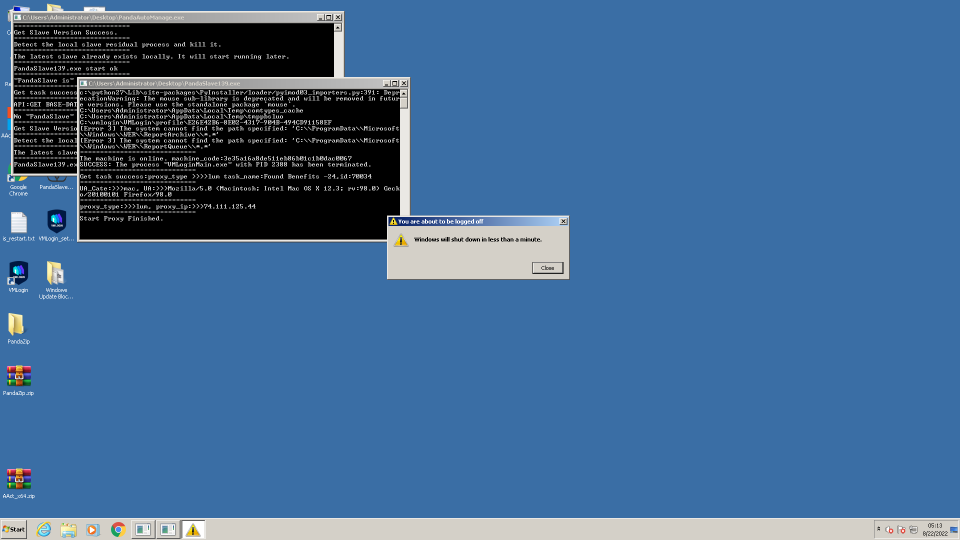
#> input picture core/Jpg/error_template/7.jpg, 1920 x 1080 px, found by its file name (shown at 1/2 size)
$ python readJpg.py
#> lines starting #> are read from the running program, lines starting #| are printed output that depends on the picture; after the words box and inside, x2 and y2 are one past the last pixel; in counts of white or black regions, pixels touching at a corner belong together
# -*- coding:utf-8 -*-
# @time:2022/8/2313:59
# @author:LX
# @file:readJpg.py
# @software:PyCharm

import re
import os
from PIL import Image,ImageChops
import cv2
import threading

# 图片处理
# Hash值对比
# [35 lines left out: functions cmpHash, aHash, not called in this run]

# 图片类
class Jpg:
    # [7 lines left out: function __init__, not called in this run]

    # 添加图片读取目录
    def addImageReadFolder(self, path:list):
        self.__image_folder_path.extend(path)

    # 加载图片
    # [9 lines left out: function loadImage, not called in this run]

    # 获取目录数量
    def getFolderCount(self)->int:
        return len(self.__image_path)

    # 图片数量
    # [9 lines left out: function imageCount, not called in this run]

    # 获取图片数量字典形式
    def ImageCountDict(self)->dict:
        return self.__count

    # 从图片路径中获取编号
    def imageToNumber(self,img_path:str)->str:
        n = re.findall(r'\d+_',img_path)[0]
        return str(int(n.replace("_","")))

    # 通过编号获取图片路径
    # [20 lines left out: functions numberToImage, getImageALl, showImage, not called in this run]


# 比较图片类
class CompareImage:
    def __init__(self):
        pass

    # [7 lines left out: function compare, not called in this run]

if __name__ == '__main__':
    # err_img = cv2.imread(r"D:\code\LookM\core\Jpg\error_template\7.jpg")
    # 读入原始图像
    origineImage = cv2.imread(r"D:\code\LookM\core\Jpg\error_template\7.jpg")
#> origineImage is the input picture: shape (1080, 1920, 3); mean B, G, R 147.6, 105.8, 65.9
    # 图像灰度化
    image = cv2.cvtColor(origineImage, cv2.COLOR_BGR2GRAY)
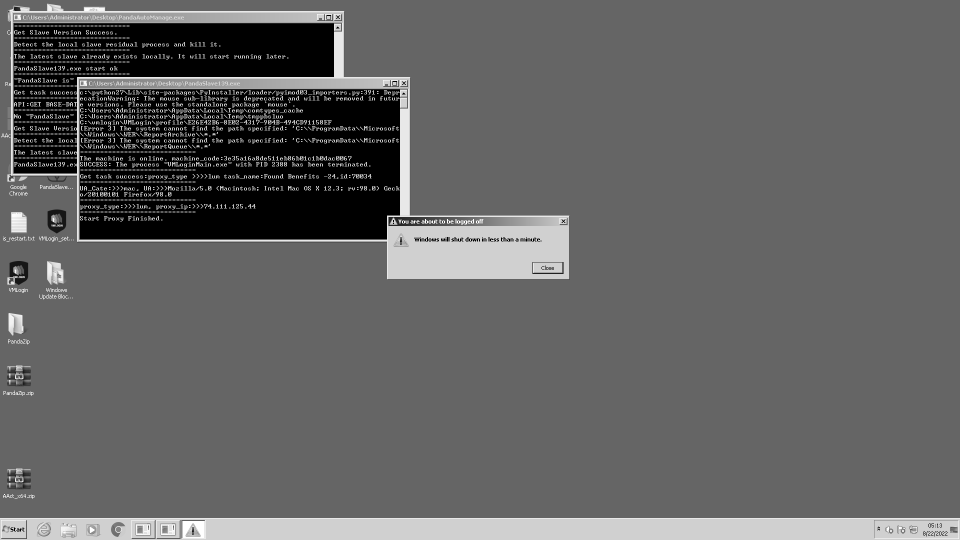
#> image: shape (1080, 1920) (shown at 1/2 size); min 0, max 255, mean 98.8
    # 将图片二值化
    retval, img = cv2.threshold(image, 127, 255, cv2.THRESH_BINARY_INV)
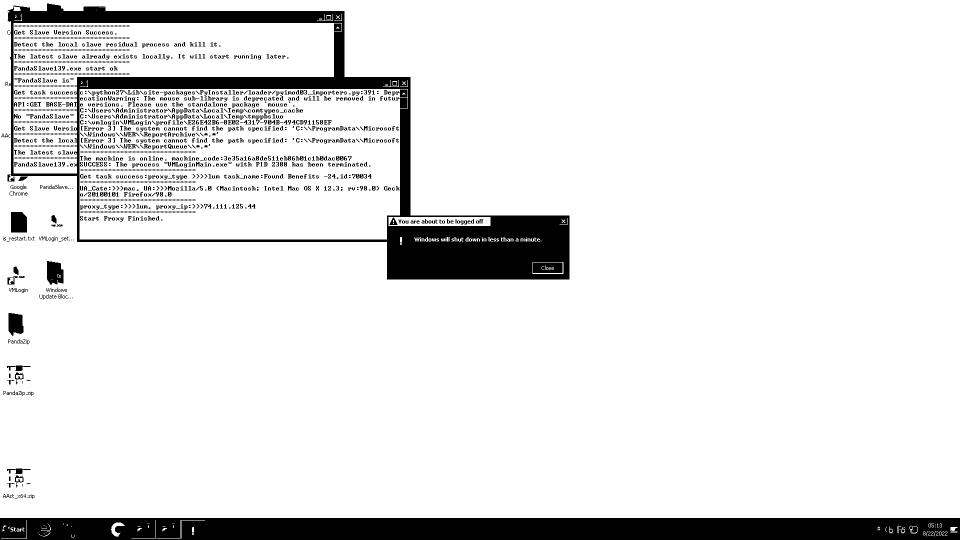
#> img: shape (1080, 1920) (shown at 1/2 size); 89.7% white; 2250 black regions (1205 under 20 px), largest, box (x1, y1, x2, y2) and area: (15, 7, 1139, 559) 86960, (0, 1036, 1920, 1080) 82867, (94, 522, 127, 570) 1285
    print(retval)
    cv2.findContours(img, cv2.RETR_TREE, cv2.CHAIN_APPROX_SIMPLE)
    cv2.imshow('binary', img)

    cv2.waitKey()


    # [12 lines of commented-out code are left out]

    r'''
        D:\lookm\1\067_41-80.jpg  --> 错误图片
        D:\lookm\1\046_41-80.jpg  --> 正常图片
        (4, 26, 1868, 1078) # 不同

        D:\lookm\1\067_41-80.jpg  --> 相同错误图片
        D:\lookm\1\067_41-80.jpg  --> 相同错误图片
        None # 相同

        D:\lookm\1\067_41-80.jpg  --> 不同错误图片
        D:\lookm\2\133_121-160.jpg  --> 不同错误图片
        (3, 7, 1881, 1054)
    '''
    # while True:
    #     pass
